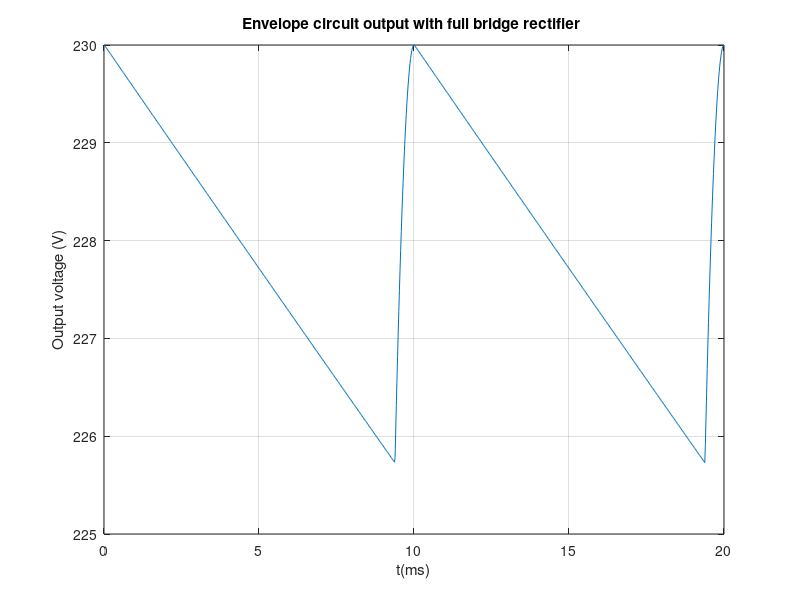
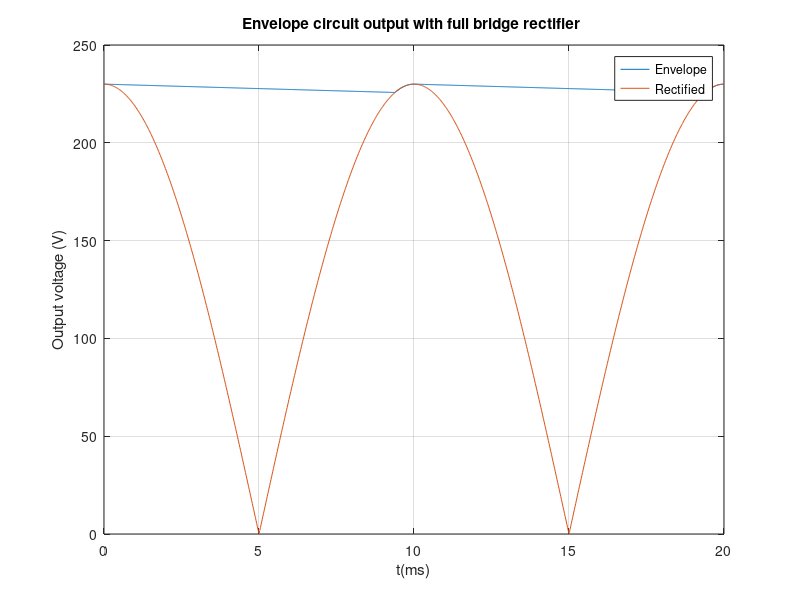
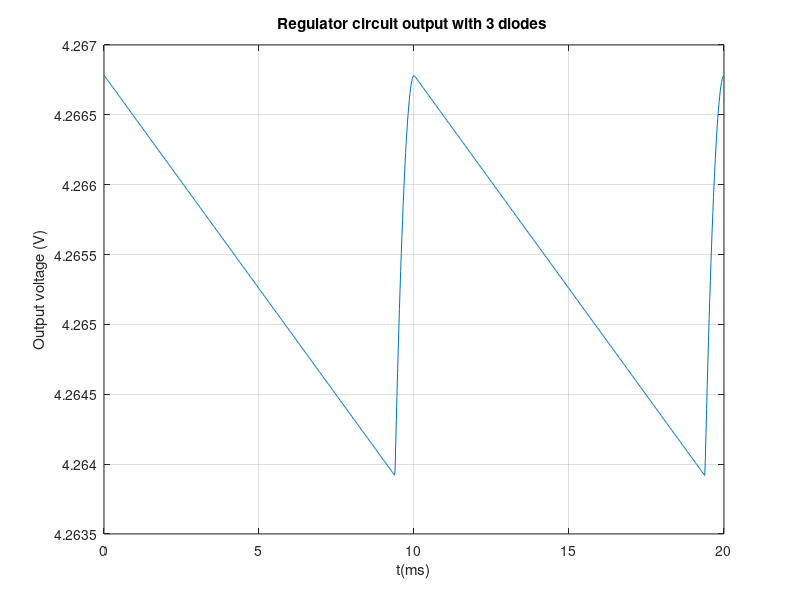
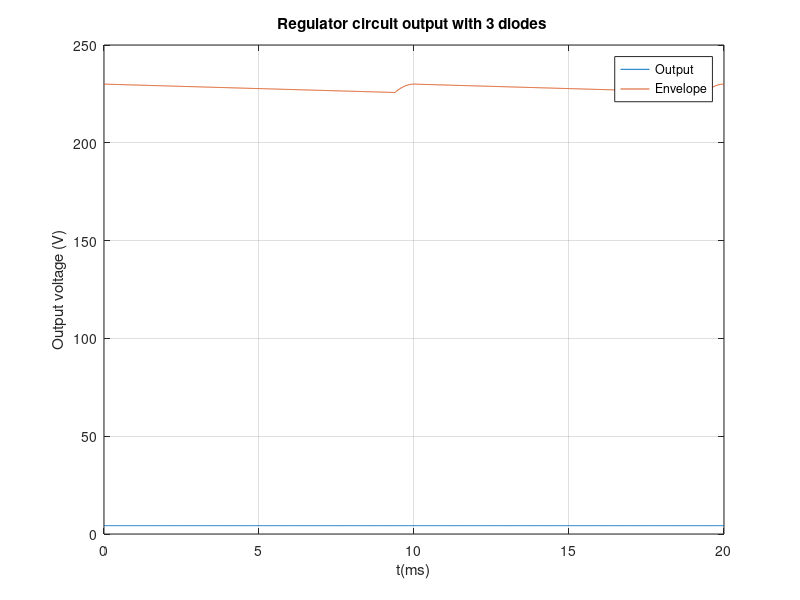

Write MATLAB code to recreate these figures, in order.
%%LAB03 --- AC/DC Converter

close all
clear all

%Defining time scale
t=linspace(0, 20e-3, 1000);

%'Full' diode model
%i = I_S*(exp(v/V_T) - 1);
I_S = 1e-14;
V_T=25e-3;

%sinusoidal signal + stuff
A = 230;
f=50;
w=2*pi*f;
R=50e3;
C=10e-6;
R2 = 10e3;
vS = A * cos(w*t);
vOhr = zeros(1, length(t));
vO = zeros(1, length(t));

%Envelope Circuit with full bridge rectifier
tOFF = 1/w * atan(1/w/R/C)

vOnexp = A*cos(w*tOFF)*exp(-(t-tOFF)/(R*C));
vTwoxp = A*cos(w*tOFF)*exp(-(t-(tOFF + 1/(2*f)))/(R*C));

for i=1:length(t)
  if t(i) < tOFF
    vO(i) = abs(vS(i));
  elseif vOnexp(i) > abs(vS(i)) && t(i) < tOFF + 1/(2*f)
    vO(i) = vOnexp(i);
  elseif t(i) < tOFF + 1/(2*f)
    vO(i) = abs(vS(i));
  elseif vTwoxp(i) > abs(vS(i))
    vO(i) = vTwoxp(i);
  else vO(i) = abs(vS(i));
  endif
endfor


hf = figure()
plot(t*1000, vO)
title("Envelope circuit output with full bridge rectifier ");
xlabel("t(ms)");
grid on
ylabel("Output voltage (V)");
print (hf, "venvlope.png");

hf = figure()
plot(t*1000, vO)
hold on
plot(t*1000, abs(vS))
title("Envelope circuit output with full bridge rectifier ");
xlabel("t(ms)");
grid on
ylabel("Output voltage (V)");
legend("Envelope", "Rectified")
print (hf, "VEnvRec.png");

%Regulator circuit


%Computing incremental resistence with op at 228 V
rd = 2*V_T/(I_S*exp(228/(V_T)));

Vout = zeros(1, length(t));
Vout2 = zeros(1, length(t));

for i =1:length(t)
  Vout(i) = fsolve(@(v) vO(i) - v - R2*I_S*(exp(v/(V_T*6)) - 1), 3);
  %fun = vO(i) - v - R2*I_S*(exp(v/V_T/2) - 1)
endfor

hf = figure()
plot(t*1000, Vout)
title("Regulator circuit output with 3 diodes ");
xlabel("t(ms)");
grid on
ylabel("Output voltage (V)");
print (hf, "OutputV.png");

hf = figure()
plot(t*1000, Vout);
hold on
plot(t*1000,vO);
title("Regulator circuit output with 3 diodes ");
xlabel("t(ms)");
ylabel("Output voltage (V)");
legend("Output", "Envelope");
grid on
print (hf, "OutputCom.png");

%Plotting Vout - 12
hf = figure()
plot(t*1000, Vout-12)
title("V_0 - 12V");
grid on
xlabel("t(ms)");
ylabel("Output voltage (V)");
print (hf, "Level.png");


%Computing ripple
ripple = max(Vout) - min(Vout);
ripple2 = max(vO) - min(vO);
DCLevel = mean(Vout);
improvement = 100*(ripple/ripple2);


disp("\n Ripple at the envelope circuit"), disp(ripple2), disp("\n Ripple at the regulator circuit"), disp(ripple);
disp("\n Ripple effect diminuished in (%)"), disp(100*(ripple/ripple2))
disp("\n DC Level: "), disp(DCLevel);

%Writting DC level and ripple to file
fileID = fopen("Results.tex", 'w');
fprintf(fileID, "$$ ripple = %f V$$ \\n", ripple);
fprintf(fileID, "$$ ripple improvement = %f %%$$ \\n", improvement);
fprintf(fileID, "$$ DC level = %f V $$ \\n", DCLevel);
